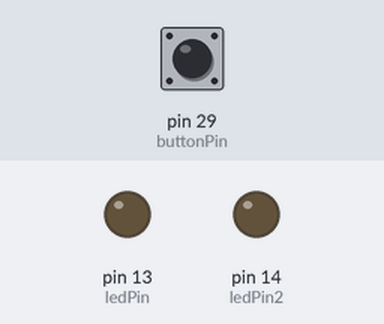
Recording of a sketch running on a simulated Arduino Mega 2560, built with avr-gcc and run on an emulated ATmega2560. Shown: output pins drawn as LEDs (lit = HIGH). Inputs (shaded band) come from the test bench; at power-on: pin 29 (buttonPin) HIGH.

Above: at 1.2 s.
1.3 s: pin 29 (buttonPin) pulled LOW for 0.15 s
At 1.37 s:
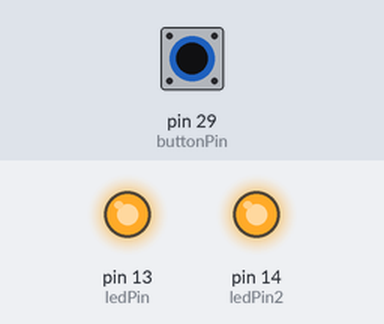
2.9 s: pin 29 (buttonPin) pulled LOW for 3.2 s
At 6.5 s:
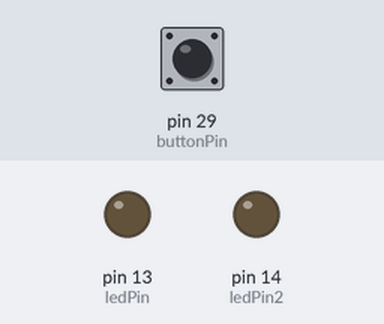
Timing chart, 0 to 8.0 s (numbered marks = the images above; inputs shaded):
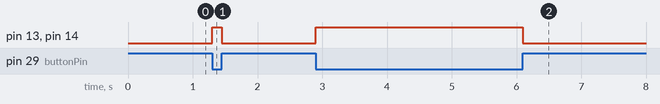

The sketch:

ledBlink2.ino
```cpp
int ledPin = 13;
int ledPin2 = 14;
int buttonPin = 29;

void setup() {
  pinMode(ledPin, OUTPUT);
  pinMode(ledPin2, OUTPUT);
  pinMode(buttonPin, INPUT);
}

void loop() {
  int buttonState = digitalRead(buttonPin);

  if (buttonState == LOW) {
    digitalWrite(ledPin, HIGH);
    digitalWrite(ledPin2, HIGH);
  } else {
    digitalWrite(ledPin, LOW);
    digitalWrite(ledPin2, LOW);
  }
}
```

Measured:
- after the input at 1.3 s, pin 13 (ledPin), pin 14 (ledPin2): LOW → HIGH at once, → LOW 0.15 s later
- after the input at 2.9 s, pin 13 (ledPin), pin 14 (ledPin2): LOW → HIGH at once, → LOW 3.2 s later
